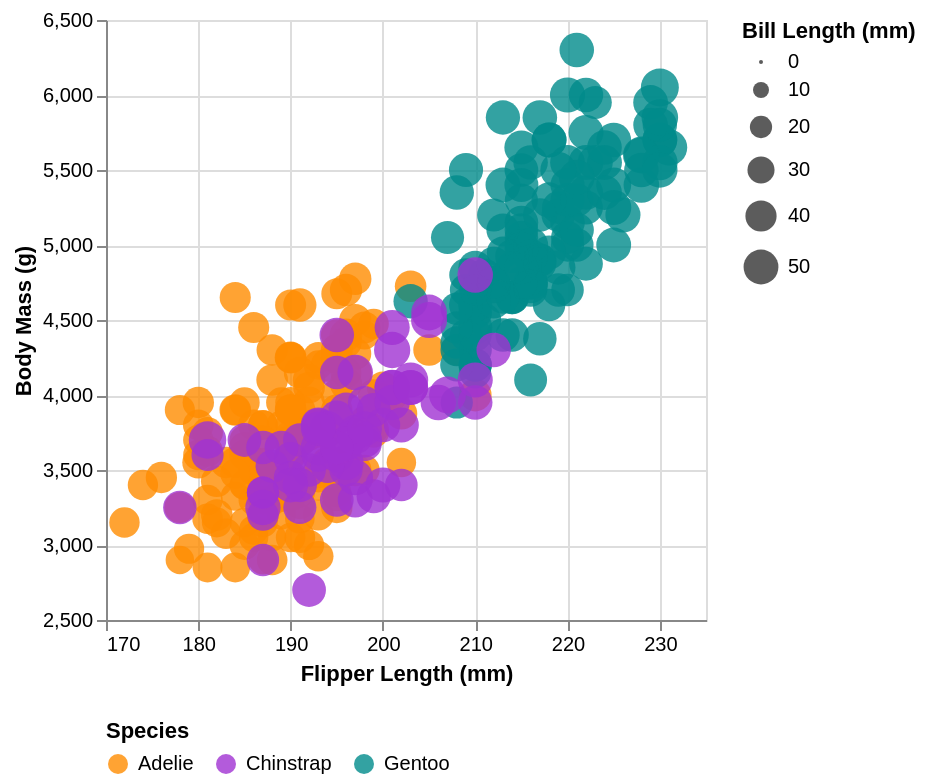

Notebook source saved alongside this figure:
### Code cell
penguins_clean = penguins.dropna(subset=[
    "flipper_length_mm",
    "body_mass_g",
    "bill_length_mm"
])

species_hover = alt.selection_point(
    fields=["species"],
    on="mouseover",
    bind=alt.LegendBinding(legend="mouseover"),
    clear="mouseout",
    toggle=False,
    empty=True
)

alt.Chart(penguins_clean).mark_circle().encode(
    opacity=alt.when(species_hover)
        .then(alt.value(0.8))
        .otherwise(alt.value(0.1)),
    x=alt.X(
        "flipper_length_mm:Q",
        title="Flipper Length (mm)",
        scale=alt.Scale(domain=[170, 235], nice=False)
    ),
    y=alt.Y(
        "body_mass_g:Q",
        title="Body Mass (g)",
        scale=alt.Scale(domain=[2500, 6500], nice=False)
    ),
    size=alt.Size(
        "bill_length_mm:Q",
        title="Bill Length (mm)"
    ),
    color=alt.Color(
        "species:N",
        title="Species",
        legend=alt.Legend(orient="bottom"),
        scale=alt.Scale(
            domain=["Adelie", "Chinstrap", "Gentoo"],
            range=["#FF8C00", "#A032D2", "#008B8B"]
        )
    )
).add_params(species_hover).interactive()

### Figure 1 — Vega-Lite specification as saved in the notebook (floating-point values rounded to 4 significant figures; data arrays with more than 128 entries replaced by an {"elided": "..."} marker saying what was removed)
{"config": {"view": {"continuousWidth": 300, "continuousHeight": 300}}, "data": {"name": "data-9d23882c796a0050e75153bdbe1d541d"}, "mark": {"type": "circle"}, "encoding": {"color": {"field": "species", "legend": {"orient": "bottom"}, "scale": {"domain": ["Adelie", "Chinstrap", "Gentoo"], "range": ["#FF8C00", "#A032D2", "#008B8B"]}, "title": "Species", "type": "nominal"}, "opacity": {"condition": [{"param": "param_fa1a7a699e9100fc", "value": 0.8, "empty": true}], "value": 0.1}, "size": {"field": "bill_length_mm", "title": "Bill Length (mm)", "type": "quantitative"}, "x": {"field": "flipper_length_mm", "scale": {"domain": [170, 235], "nice": false}, "title": "Flipper Length (mm)", "type": "quantitative"}, "y": {"field": "body_mass_g", "scale": {"domain": [2500, 6500], "nice": false}, "title": "Body Mass (g)", "type": "quantitative"}}, "params": [{"name": "param_fa1a7a699e9100fc", "select": {"type": "point", "clear": "mouseout", "fields": ["species"], "on": "mouseover", "toggle": false}, "bind": {"legend": "mouseover"}}, {"name": "param_1e9efca18e7a2868", "select": {"type": "interval", "encodings": ["x", "y"]}, "bind": "scales"}], "$schema": "https://vega.github.io/schema/vega-lite/v6.4.1.json", "datasets": {"data-9d23882c796a0050e75153bdbe1d541d": {"elided": "342 records"}}}
